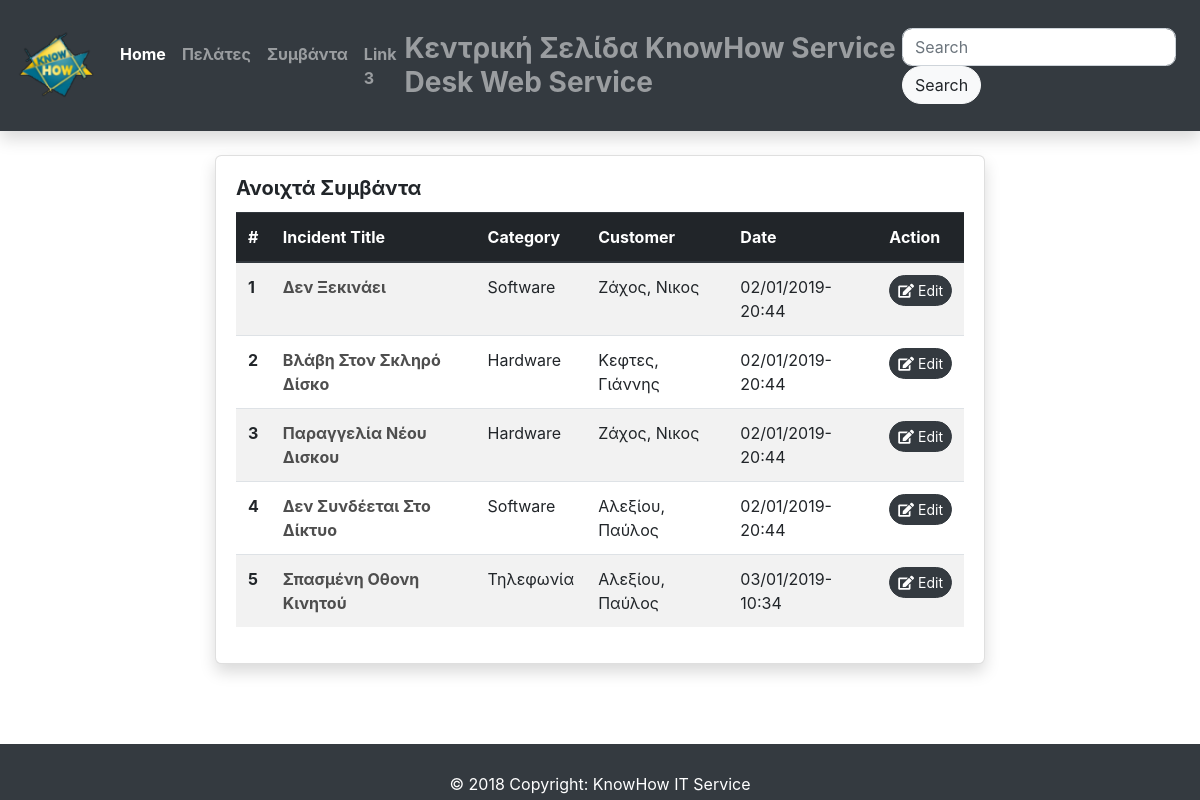
The page /home on the database its author committed.
### app/models.py (models this page shows, shortened)
class Incident(db.Model):
    __tablename__ = 'incidents'
    id = db.Column(db.Integer, primary_key=True)
    title = db.Column(db.String(140), nullable=False)
    description = db.Column(db.String(1255))
    customer_id = db.Column(db.Integer)
    category_id = db.Column(db.Integer, db.ForeignKey('categories.id'))
    tags = db.Column(db.Text())
    start_date = db.Column(db.DateTime, nullable=False, default=datetime.now)
    customers = relationship('Customer',secondary='transactions')
    category = db.relationship('Category', backref=db.backref('inc', lazy='dynamic'))

class Category(db.Model):
    __tablename__ = 'categories'
    id = db.Column(db.Integer, primary_key=True)
    cat_name = db.Column(db.String(120))

class Customer(db.Model):
    __tablename__ = 'customers'
    id = db.Column(db.Integer, primary_key=True)
    firstname = db.Column(db.String(50))
    lastname = db.Column(db.String(80))
    address = db.Column(db.String(120))
    phone = db.Column(db.String(18))
    mobile = db.Column(db.String(18))
    workphone = db.Column(db.String(18))
    fax = db.Column(db.String(18))
    email = db.Column(db.String(120))
    details = db.Column(db.Text)
    incidents = relationship('Incident',secondary='transactions')

### app/routes.py (the view)
@app.route('/')
@app.route('/home')
def home():
    allIncidents = Incident.query.all()
    return render_template('dashboard.html', mainTitle='KnowHow ServiceDesk', allIncidents=allIncidents)

### app/templates/dashboard.html (shortened to what this page needs)
{% extends 'layout.html' %}
{% block navTitle %}Κεντρική Σελίδα KnowHow Service Desk Web Service{% endblock %}
{% block content %}
<div class="row">
  <div class="col-2"></div>
  <div class="col-8">
    <div class="card shadow rounded">
      <div class="card-body"><h5 class="card-title"><strong>Ανοιχτά Συμβάντα</strong></h5>
        <table class="table table-striped">
          <thead class="thead-dark">
            <tr>
              <th scope="col">#</th>
              <th scope="col">Incident Title</th>
              <th scope="col">Category</th>
              <th scope="col">Customer</th>
              <th scope="col">Date</th>
              <th scope="col">Action</th>
            </tr>
          </thead>
          <tbody>
            {% for item in allIncidents %}
              <tr>
                <th scope="row">{{ item.id }}</th>
                <td><a href="{{ url_for('EditTicket', id=item.id) }}">{{ item.title }}</a></td>
                <td>{{ item.category.cat_name }}</td>
                <td>{{ item.customers[0].lastname }}, {{ item.customers[0].firstname }}</td>
                <td>{{ item.start_date.strftime('%d/%m/%Y-%H:%M') }}</td>
                <td><a class="btn btn-sm btn-outline btn-dark btn-href" role="button" href="{{ url_for('EditTicket', id=item.id) }}"><i class="fas fa-edit"></i> Edit</a></td>
              </tr>
            {% endfor %}
          </tbody>
        </table>
      </div>
    </div>
  </div>
</div>
{% endblock %}

### app/templates/layout.html (shortened to what this page needs)
<!DOCTYPE html>
<html lang="en">
<head>
  <link rel="stylesheet" href="{{ url_for('static', filename='css/all.css') }}">
  <link rel="stylesheet" href="{{ url_for('static', filename='css/bootstrap.min.css') }}">
  <link rel="stylesheet" href="{{ url_for('static', filename='css/style.css') }}">
</head>
<body>
  <nav class="shadow navbar navbar-expand-lg navbar-dark bg-dark">
  <a class="navbar-brand" href="/home"><img src="{{ url_for('static', filename='images/knowhow-logo.png') }}" /></a>
  <div class="collapse navbar-collapse" id="navbarSupportedContent">
    <ul class="navbar-nav mr-auto">
      <li class="nav-item active">
        <a class="nav-link" href="/home">Home <span class="sr-only">(current)</span></a>
      </li>
      <li class="nav-item">
        <a class="nav-link" href="/customer">Πελάτες</a>
      </li>
      <li class="nav-item">
        <a class="nav-link" href="/ticket">Συμβάντα</a>
      </li>
      <li class="nav-item">
        <a class="nav-link" href="#">Link 3</a>
      </li>
    </ul>
    <span class="navbar-text mr-auto"><p class="text-center"><h3><strong>{% block navTitle %}{% endblock %}</strong></h3></p></span>
    <form class="form-inline my-2 my-lg-0">
      <input class="form-control mr-sm-2 frmRounded" type="search" placeholder="Search" aria-label="Search">
      <button class="btn btn-light btn-outline my-2 my-sm-0 btn-href" type="submit">Search</button>
    </form>
  </div>
  </nav>
  <br />
  <div class="container-fluid">
    {% block content %}{% endblock %}
  </div>
  <footer class="page-footer bg-dark font-small stylish-color-dark pt-4 fixed-bottom">
    <div class="footer-copyright text-center text-white py-1">© 2018 Copyright: KnowHow IT Service</div>
  </footer>
</body>
</html>

### app/static/css/all.css (style rules this page uses)
.fa, .fas, .far, .fal, .fab { -moz-osx-font-smoothing: grayscale; -webkit-font-smoothing: antialiased; display: inline-block; font-style: normal; font-variant: normal; text-rendering: auto; line-height: 1; }
.fa-edit:before { content: "\f044"; }
.fa, .fas { font-family: 'Font Awesome 5 Free'; font-weight: 900; }

### app/static/css/style.css (style rules this page uses)
.rounded { border-radius:0.4rem!important; }
.frmRounded { border-radius:0.6rem!important; }
.btn-href { border-radius: 30px; }
a { color: #4E4E4E; font-weight: bold; }

### rows shown on the page
Incident: id "1", title "Δεν Ξεκινάει", category.cat_name "Software", lastname "Ζάχος", firstname "Νικος", start_date "02/01/2019-20:44"
Incident: id "2", title "Βλάβη Στον Σκληρό Δίσκο", category.cat_name "Hardware", lastname "Κεφτες", firstname "Γιάννης", start_date "02/01/2019-20:44"
Incident: id "3", title "Παραγγελία Νέου Δισκου", category.cat_name "Hardware", lastname "Ζάχος", firstname "Νικος", start_date "02/01/2019-20:44"
Incident: id "4", title "Δεν Συνδέεται Στο Δίκτυο", category.cat_name "Software", lastname "Αλεξίου", firstname "Παύλος", start_date "02/01/2019-20:44"
Incident: id "5", title "Σπασμένη Οθονη Κινητού", category.cat_name "Τηλεφωνία", lastname "Αλεξίου", firstname "Παύλος", start_date "03/01/2019-10:34"
